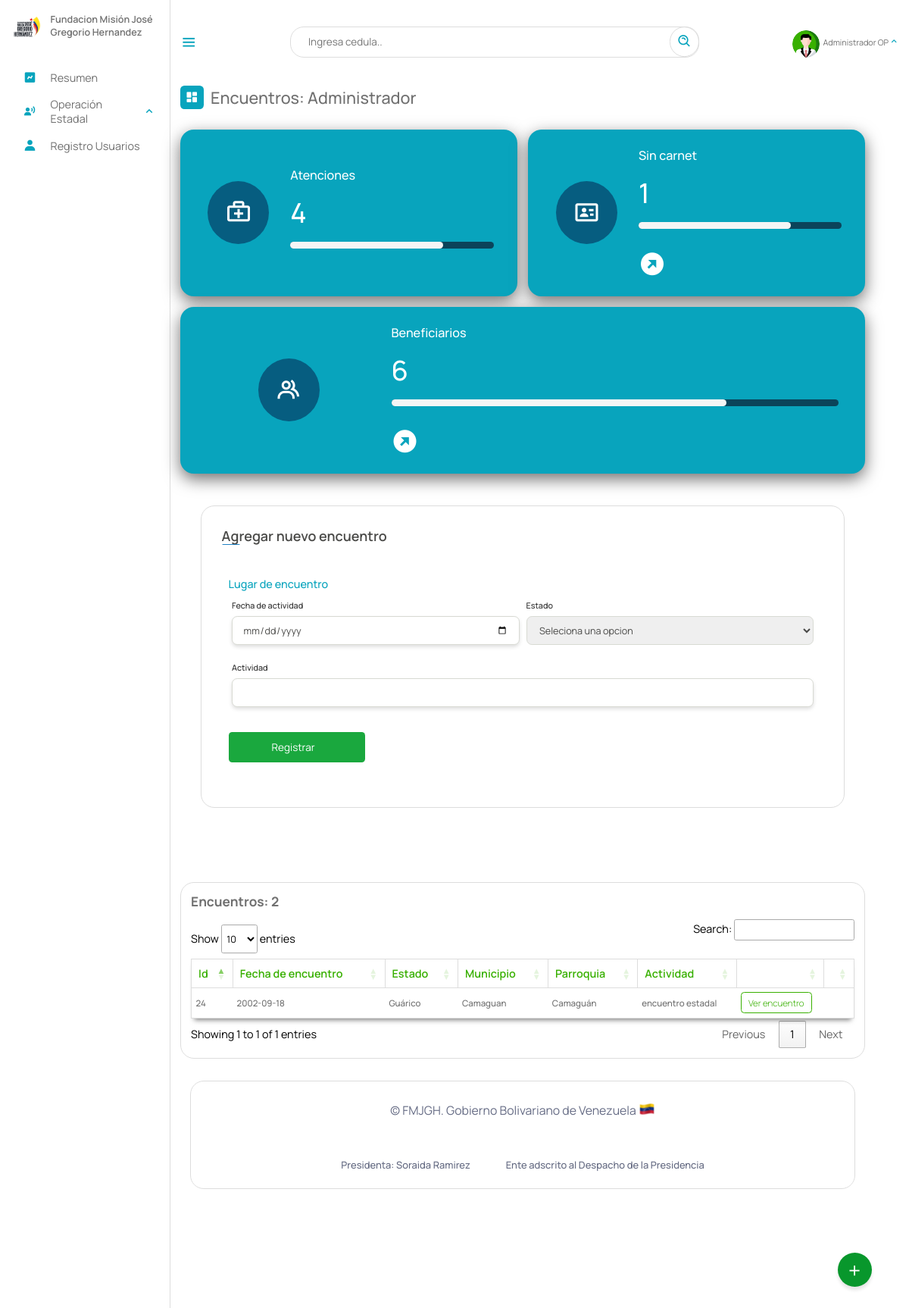
The page /Escritorio/10-encuentros.php (signed in) on the database its author committed.
### tables this page shows
CREATE TABLE `encuentros` (
  `id` int(11) NOT NULL AUTO_INCREMENT,
  `fecha_encuentro` date NOT NULL,
  `estado` varchar(10) NOT NULL,
  `municipio` varchar(20) NOT NULL,
  `parroquia` varchar(10) NOT NULL,
  `actividad` text NOT NULL,
  `gerencia` varchar(5) DEFAULT NULL,
  PRIMARY KEY (`id`),
  KEY `estado` (`estado`,`municipio`),
  KEY `municipio` (`municipio`),
  KEY `parroquia` (`parroquia`),
  KEY `gerencia` (`gerencia`),
  CONSTRAINT `encuentros_ibfk_1` FOREIGN KEY (`estado`) REFERENCES `estados` (`id_estados`) ON DELETE CASCADE,
  CONSTRAINT `encuentros_ibfk_2` FOREIGN KEY (`municipio`) REFERENCES `municipios` (`id_municipios`) ON DELETE CASCADE,
  CONSTRAINT `encuentros_ibfk_3` FOREIGN KEY (`parroquia`) REFERENCES `parroquia` (`id`) ON DELETE CASCADE,
  CONSTRAINT `encuentros_ibfk_4` FOREIGN KEY (`gerencia`) REFERENCES `gerencia` (`id`) ON DELETE CASCADE ON UPDATE CASCADE
);

CREATE TABLE `estados` (
  `id_estados` varchar(10) NOT NULL,
  `nombre_estado` text NOT NULL,
  PRIMARY KEY (`id_estados`)
);

CREATE TABLE `municipios` (
  `id_municipios` varchar(20) NOT NULL,
  `estado` varchar(10) NOT NULL,
  `nombre` text NOT NULL,
  PRIMARY KEY (`id_municipios`),
  KEY `estado` (`estado`)
);

CREATE TABLE `parroquia` (
  `id` varchar(10) NOT NULL,
  `municipio` varchar(20) NOT NULL,
  `nombre_parroquia` text NOT NULL,
  PRIMARY KEY (`id`),
  KEY `municipio` (`municipio`)
);

### php/01-atenciones.php (called while the page is built, shortened)
<?php
include_once("ManejadorBD.php");
class Atenciones extends ManejadorBD
{
	private $cnn;
	public function __construct($tipoConexion)
	{
		$this->cnn = parent::conectar($tipoConexion);
	}
	public function contarTodasAtencionesa()
	{
		try {
			$stmt = $this->cnn->prepare("SELECT * FROM `atenciones` WHERE fecha_aten IS NOT NULL");
			$stmt->setFetchMode(PDO::FETCH_ASSOC);
			$stmt->execute();
			return $stmt->fetchAll();
		} catch (PDOException $error) {
			echo "Error: ejecutando consulta SQL." . $error->getMessage();
			exit();
		}
	}
}

### php/ManejadorBD.php (called while the page is built, shortened)
<?php
	class ManejadorBD extends PDO {
		public $srv	= SRV;
		public $usr	= USR;
		public $pas	= PAS;
		public $dbn	= BDN;
		public function conectar($tipoConexion){
			try{
				switch ($tipoConexion) {
				    case 1:
				        $dsn = "mysql:host=$this->srv;dbname=$this->dbn";
				        break;
				}
				$dbh = new PDO($dsn, $this->usr, $this->pas);
    			$dbh->setAttribute(PDO::ATTR_ERRMODE, PDO::ERRMODE_EXCEPTION);
			}catch(PDOException $error){
                echo "Error al Conectar con la Base de Datos: ".$error->getMessage();
                exit();
			}
            $this->conexionBD = $dbh;
			return $this->conexionBD;
		}
	}
?>

### php/01-discapacitados.php (called while the page is built, shortened)
<?php
include_once("ManejadorBD.php");
class Discapacitados extends ManejadorBD
{
	private $cnn;
	public function __construct($tipoConexion)
	{
		$this->cnn = parent::conectar($tipoConexion);
	}
	public function consultageneralsincarnet()
	{
		try {
			$stmt = $this->cnn->prepare("SELECT cedula, nombre, apellido, estados.nombre_estado, discapacid_e.nombre_e , telefono, edad, email, certificado FROM `beneficiario` , estados, discapacid_e WHERE certificado = ''and beneficiario.estado = estados.id_estados and beneficiario.discapacidad = discapacid_e.id_e; ");
			$stmt->setFetchMode(PDO::FETCH_ASSOC);
			$stmt->execute();
			return $stmt->fetchAll();
		} catch (PDOException $error) {
			echo "Error: ejecutando consulta SQL." . $error->getMessage();
			exit();
		}
	}
	public function consultarTodosDiscapacitados()
	{
		try {
			$stmt = $this->cnn->prepare("SELECT cedula, nombre, apellido, estado, discapacidad FROM `beneficiario` WHERE 1");
			$stmt->setFetchMode(PDO::FETCH_ASSOC);
			$stmt->execute();
			return $stmt->fetchAll();
		} catch (PDOException $error) {
			echo "Error: ejecutando consulta SQL." . $error->getMessage();
			exit();
		}
	}
}

### php/05-encuentro.php (called while the page is built, shortened)
<?php
include_once("ManejadorBD.php");
class encuentro extends ManejadorBD{
        private $cnn;
        public function __construct($tipoConexion){
            $this->cnn = parent::conectar($tipoConexion);
        }
		public function consultarTodosEncuentro(){
			try{
				$stmt = $this->cnn->prepare("SELECT encuentros.id, encuentros.fecha_encuentro, estados.nombre_estado, municipios.nombre, parroquia.nombre_parroquia, encuentros.actividad, encuentros.gerencia FROM encuentros, municipios, estados, parroquia WHERE
				encuentros.estado = estados.id_estados AND
				encuentros.municipio = municipios.id_municipios AND
				encuentros.parroquia = parroquia.id");
				$stmt->setFetchMode(PDO::FETCH_ASSOC);
				$stmt->execute();
				return $stmt->fetchAll();
	        }catch(PDOException $error) {
				echo "Error: ejecutando consulta SQL.".$error->getMessage();
				exit();
	        }
		}
}
?>

### Escritorio/10-encuentros.php (the view, shortened to what this page needs)
<?php
include_once("partearriba.php");
?>
<link rel="stylesheet" type="text/css" href="https://cdn.datatables.net/1.11.3/css/jquery.dataTables.min.css">
<div class="dash-contenido">
    <div class="overview">
        <div class="titulo">
            <i class='bx bxs-dashboard'> </i>
            <span class="link-name">Encuentros: <?php echo $rol ?></span>
        </div>
    </div>
    <div class="boxes">
        <?php
        include_once("../php/01-discapacitados.php");
        $dis = new Discapacitados(1);
        $consulta = $dis->consultarTodosDiscapacitados();
        $sincarnet = $dis->consultageneralsincarnet();
        include_once("../php/01-atenciones.php");
        $aten = new Atenciones(1);
        $atenciones =  $aten->contarTodasAtencionesa();
        ?>
        <div class="box box1">
            <div class="contenedor-box">
                <div class="boxes1">
                    <div class="cont-box">
                        <i class='bx bx-first-aid'></i>
                    </div>
                </div>
                <div class="boxes2">
                    <span class="link-name">Atenciones</span></a>
                    <span class="number"><?php echo count($atenciones) ?></span>
                    <div class="progress">
                        <div class="progress-bar" style="width:75%;">
                        </div>
                    </div>
                </div>
            </div>
        </div>
        <div class="box box1">
            <div class="contenedor-box">
                <div class="boxes1">
                    <div class="cont-box">
                        <i class='bx bx-id-card'></i>
                    </div>
                </div>
                <div class="boxes2">
                    <span class="link-name"><a href="sincarnet.php">Sin carnet </a></span>
                    <span class="number"><?php echo count($sincarnet) ?></span>
                    <div class="progress">
                        <div class="progress-bar" style="width:75%;">
                        </div>
                    </div>
                    <span> <a href="sincarnet.php" class="ir"><i class='bx bxs-right-top-arrow-circle'></i></a></span>
                </div>
            </div>
        </div>
        <div class="box box1">
            <div class="contenedor-box">
                <div class="boxes1">
                    <div class="cont-box">
                        <i class='bx bx-group'></i>
                    </div>
                </div>
                <div class="boxes2">
                    <span class="link-name"><a href="Beneficiarios.php">Beneficiarios </a></span>
                    <span class="number"><?php echo count($consulta); ?></span>
                    <div class="progress">
                        <div class="progress-bar" style="width:75%;">
                        </div>
                    </div>
                    <span> <a href="Beneficiarios.php" class="ir"><i class='bx bxs-right-top-arrow-circle'></i></a></span>
                </div>
            </div>
        </div>
    </div>
    <div class="cont-registro">
        <div class="container">
            <header>
                Agregar nuevo encuentro
            </header>
            <form method="post" class="dos">
                <div class="form first">
                    <div class="details personal">
                        <span class="title">Lugar de encuentro</span>
                        <div class="fields">
                            <div class="input-field dos">
                                <label>Fecha de actividad</label>
                                <input type="date" id="fecha_encuentro" name="fecha_encuentro">
                            </div>
                            <div class="input-field">
                                <label>Estado</label>
                                <select name="estado" id="estado" require>
                                    <option value="0">Seleciona una opcion</option>
                                </select>
                            </div>
                            <div class="input-field dos">
                                <label>Actividad</label>
                                <input type="text" id="actividad" name="actividad">
                            </div>
                        </div>
                    </div>
                </div>
                <button class="nextBtn" name="registro" id="registro">
                    <span class="btnText">Registrar</span>
                </button>
        </div>
    </div>
    <div class="reportes-totales">
    </div>
    <div class="tabla-atencion">
        <?php
        include_once("../php/05-encuentro.php");
        $aten = new encuentro(1);
        $consulta = $aten->consultarTodosEncuentro();
        $cantidadRegistros = count($consulta);
        ?>
        <h2>Encuentros: <?php echo $cantidadRegistros ?></h2>
        <table id="atencion">
            <thead>
                <tr>
                    <th>Id</th>
                    <th>Fecha de encuentro</th>
                    <th>Estado</th>
                    <th>Municipio</th>
                    <th>Parroquia</th>
                    <th>Actividad</th>
                    <th></th>
                    <th></th>
                </tr>
            </thead>
            <tbody>
                <?php
                include_once("../php/05-encuentro.php");
                $aten = new encuentro(1);
                $consulta = $aten->consultarTodosEncuentro();
                if ($consulta) {
                    foreach ($consulta as $registros) {
                        if ($registros["gerencia"] == $gerencia || $rol == "Superusuario") {
                ?>
                            <tr>
                                <td><?php echo $registros["id"] ?></td>
                                <td><?php echo $registros["fecha_encuentro"] ?></td>
                                <td><?php echo $registros["nombre_estado"] ?></td>
                                <td><?php echo $registros["nombre"] ?></td>
                                <td><?php echo $registros["nombre_parroquia"] ?></td>
                                <td><?php echo $registros["actividad"] ?></td>
                                <td><a href="10-verEncuentro.php?id=<?php echo $registros["id"] ?>">Ver encuentro</a></td>
                                <?php if ($rol == "Superusuario") { ?>
                                    <td><a href="eliminar/eliminar_encuentro.php?id=<?php echo $registros["id"] ?>" class="eliminar">Eliminar Reg</a></td>
                                <?php } else {
                                    echo "<td></td>";
                                } ?>
                            </tr>
                <?php
                        }
                    }
                }
                ?>
            </tbody>
        </table>
    </div>
    <?php
    include_once("parteabajo.php");
    ?>

### Escritorio/estilo.css (style rules this page uses)
* { font-family: 'Manrope', sans-serif; margin: 0; padding: 0; box-sizing: border-box; scroll-behavior: smooth; }
:root { --body-color: ; --tran-03:all 0.2 ease ; --tran-03:all 0.3s ease ; --tran-03:all 0.4s ease ; --tran-03:all 0.5s ease ; }
body { height: 100vh; background-color: #fff; }
.menu-dash .dash-contenido { padding-top: 45px; }
.menu-dash .titulo { display: flex; align-items: center; margin: 70px 0 30px 0; }
.menu-dash .titulo i { position: relative; height: 35px; width: 35px; background-color: #08A4BD; border-radius: 6px; color: #fff; display: flex; align-items: center; justify-content: center; font-size: 20px; }
.menu-dash .titulo .link-name { font-size: 24PX; font-weight: 500; color: #707070; margin-left: 10px; }
.menu-dash .boxes { display: flex; align-items: normal; justify-content: space-evenly; gap: 1rem; width: 100%; flex-wrap: wrap; }
.menu-dash .boxes .box { width: 400px; flex-grow: 100; }
.contenedor-box { display: flex; width: 100%; height: 100%; box-sizing: border-box; }
.contenedor-box .boxes1, .boxes2 { display: flex; width: 29%; justify-content: center; align-items: center; height: 100%; }
.contenedor-box .boxes1 .cont-box { background-color: #065d80; border-radius: 100%; padding: 25px; }
.contenedor-box .boxes2 { display: flex; flex-direction: column; width: 70%; justify-content: center; align-items: start; height: 100%; gap: 1em; padding: 10px; }
.progress { height:10px; width: 100%; border: 1px solid none; border-radius: 5px; background-color: #0b445a; margin-bottom: 15px; }
.progress-bar { height: 100%; background: whitesmoke; display: flex; align-items: center; transition: width 0.25s; border-radius: 5px; max-width: 100%; }
.menu-dash .boxes .box { padding: 15px 20px; border-radius: 20px; background-color: #08A4BD; width: (100% / 3 - 15px); display: flex; flex-direction: column; align-items: center; box-shadow: 0 .5rem 1.5rem #707070; transition: 0.3s; }
.menu-dash .boxes .box a { text-decoration: none; color: #fff; }
.boxes .box .link-name { white-space: nowrap; font-size: 18px; font-weight: 500; color: #fff; }
.boxes .box .number { white-space: nowrap; font-size: 40px; font-weight: 500; color: #fff; }
.boxes .box i { font-size: 40px; color: #fff; }
.boxes .box.box1 { background-color: #08A4BD; }
.cont-registro { background-color: white; max-width: 100%; margin-top: 2rem ; border-radius: 20px; padding: 15px; }
.container { background-color: #fff; border: 1px solid #ddd; max-width: 100%; border-radius: 20px; padding: 30px; margin: 0 15px; }
.container header { position: relative; font-size: 20px; font-weight: 600; color: #4a4a48; }
.container header::before { content: ""; position: absolute; bottom: -2px; left: 0; height: 3px; width: 27px; border-radius: 8px; background-color: #2081c3; }
.container form { position: relative; margin-top: 16px; padding: 10px; background-color: #fff; }
.first { height: auto; }
.container form.dos { position: relative; margin-top: 0px; padding: 10px; min-height: 100px; background-color: #fff; }
.container form .details { margin-top: 30px; display: flex; flex-direction: column; }
.container form .title { display: block; margin-bottom: 8px; font-size: 16px; font-weight: 500; margin: 6px 0; color: #08A4BD; }
.container form .fields { display: flex; align-items: center; justify-content: space-between; flex-wrap: wrap; }
form .fields .input-field { display: flex; width: calc(100%/3 - 20px); flex-direction: column; margin: 4px 5px; flex-grow: 400; flex-basis: 400px; }
.input-field label { font-size: 12px; font-weight: 500; color: #2e2e2e; }
.input-field input, select { outline: none; font-size: 14px; font-weight: 400; color: #4A4A48; border: 1px solid #D8DAD3; border-radius: 8px ; height: 42px; margin: 8px 0; padding: 0 15px; }
.input-field input[type="date"]:valid { color: #4A4A48; }
.container form button { display: flex; color: #fff; align-items: center; justify-content: center; height: 45px; font-weight: 400; max-width: 200px; width: 100%; border: none; border-radius: 5px; outline: none; background-color:#1AA83E; margin: 25px 0; transition: all 0.3 linear; cursor: pointer; gap: 10px; }
.container form .btnText { font-size: 15px; }
table { width: 100%; }

### Escritorio/02-buttons/01-buttons.css (style rules this page uses)
body { margin: 0; padding: 0; }

### rows shown on the page
encuentros: id "24", fecha_encuentro "2002-09-18", estado.nombre_estado "Guárico", municipio.nombre "Camaguan", parroquia.nombre_parroquia "Camaguán", actividad "encuentro estadal"

### other values the page prints
$NombreUsuarioActivo "Administrador OP"
$rol "Administrador"
count($atenciones) "4"
count($sincarnet) "1"
count($consulta) "6"
$cantidadRegistros "2"
